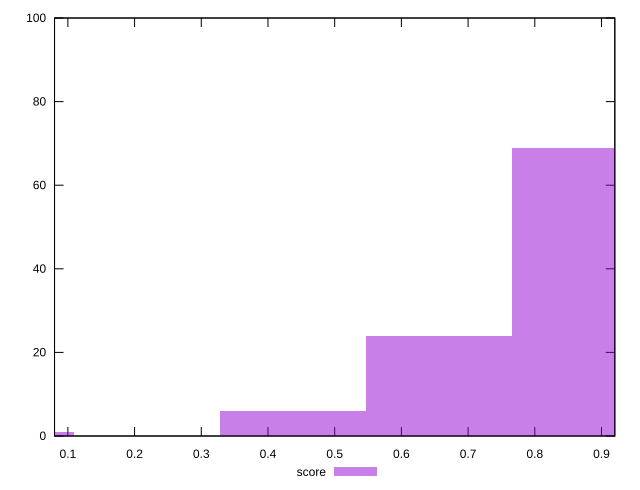

The gnuplot source for this figure:
reset

$score <<EOF
0.874793746934505 69
0.4373968734672525 6
0.6560953102008787 24
0 1
EOF

set key outside below
set boxwidth 0.21869843673362624
set xrange [0.08:0.92]
set yrange [0:100]
set trange [0:100]
set style fill transparent solid 0.5 noborder
set terminal svg size 640, 490 enhanced background rgb 'white'
set output "reprap/total-blocking-time/samples/pages+cached+noexternal+nomedia+nocss/score/histogram.svg"

plot $score title "score" with boxes

reset
